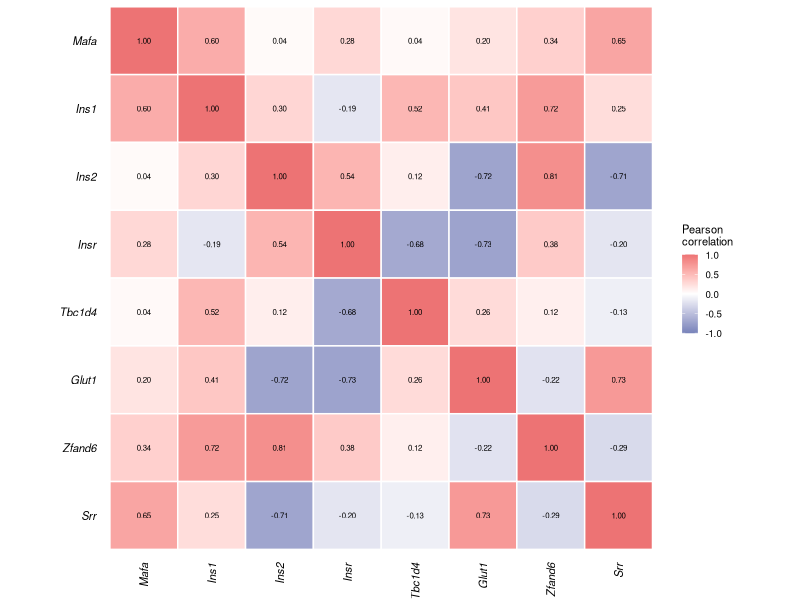

R code for this plot:
# ============================================================
# Pancreas Gene Correlation Analysis - Fig_2h
# Pearson Correlation Matrix between Genes
# Diabetologia Journal Submission
# Eight genes: Mafa, Ins1, Ins2, Insr, Tbc1d4, Glut1, Zfand6, Srr
# Data: Relative gene expression across all groups
# ============================================================

# 0) Clear workspace and set working directory
rm(list = ls())
# Set the working directory to this script's own folder before running
# (e.g. in RStudio: Session > Set Working Directory > To Source File Location)

# 1) Load required libraries
library(ggplot2)
library(dplyr)
library(tidyr)
library(reshape2)
library(corrplot)
library(Hmisc)
library(scales)

# 2) Define genes for analysis
genes_fig2h <- c("Mafa", "Ins1", "Ins2", "Insr", "Tbc1d4", "Glut1", "Zfand6", "Srr")

# ============================================================
# 3) Import and prepare data
# ============================================================
cat("\n=== LOADING PANCREAS GENE EXPRESSION DATA ===\n")
dat_raw <- read.csv("Fig_2ef_Pancreas_FoldChange_Data.csv", stringsAsFactors = FALSE)

dat <- dat_raw %>%
  filter(Gene %in% genes_fig2h) %>%
  select(Group, Gene, Relative_expression) %>%
  filter(!is.na(Relative_expression))

dat$Relative_expression <- ifelse(dat$Relative_expression == "ND", NA, dat$Relative_expression)
dat$Relative_expression <- as.numeric(dat$Relative_expression)

dat <- dat %>% filter(!is.na(Relative_expression))

cat("Total observations (after removing ND):", nrow(dat), "\n")
cat("Genes:", paste(genes_fig2h, collapse = ", "), "\n")
cat("\nSample sizes per gene:\n")
print(table(dat$Gene))

# ============================================================
# 4) Reshape data to wide format (samples × genes)
# ============================================================
cat("\n=== RESHAPING DATA FOR CORRELATION ANALYSIS ===\n")

dat <- dat %>%
  group_by(Gene, Group) %>%
  mutate(Sample_ID = paste(Group, row_number(), sep = "_")) %>%
  ungroup()

dat_wide <- dat %>%
  select(Sample_ID, Gene, Relative_expression) %>%
  pivot_wider(names_from = Gene, values_from = Relative_expression)

dat_matrix <- dat_wide %>%
  select(-Sample_ID) %>%
  select(all_of(genes_fig2h))

complete_samples <- sum(complete.cases(dat_matrix))
total_samples    <- nrow(dat_matrix)

cat("\nTotal samples:", total_samples, "\n")
cat("Complete cases (no NA):", complete_samples, "\n")

dat_matrix_complete <- dat_matrix[complete.cases(dat_matrix), ]

cat("Using", nrow(dat_matrix_complete), "complete samples for correlation analysis\n")

if (nrow(dat_matrix_complete) < 3) {
  stop("ERROR: Insufficient complete cases for correlation analysis (need at least 3)")
}

# ============================================================
# 5) Calculate Pearson correlation matrix with p-values
# ============================================================
cat("\n=== CALCULATING PEARSON CORRELATIONS ===\n")

cor_matrix <- cor(dat_matrix_complete, method = "pearson", use = "complete.obs")

cat("\nPearson correlation matrix:\n")
print(round(cor_matrix, 3))

cor_test <- rcorr(as.matrix(dat_matrix_complete), type = "pearson")

cor_r <- cor_test$r
cor_p <- cor_test$P
cor_n <- cor_test$n

cat("\nP-value matrix:\n")
print(round(cor_p, 4))

cat("\nSample size matrix (n per pair):\n")
print(cor_n)

# ============================================================
# 6) Prepare data for ggplot heatmap
# ============================================================
cat("\n=== PREPARING DATA FOR HEATMAP ===\n")

cor_melted <- melt(cor_r)
colnames(cor_melted) <- c("Gene1", "Gene2", "Correlation")

p_melted <- melt(cor_p)
colnames(p_melted) <- c("Gene1", "Gene2", "P_value")

n_melted <- melt(cor_n)
colnames(n_melted) <- c("Gene1", "Gene2", "N_pair")

plot_data <- cor_melted %>%
  left_join(p_melted, by = c("Gene1", "Gene2")) %>%
  left_join(n_melted, by = c("Gene1", "Gene2"))

plot_data <- plot_data %>%
  mutate(
    Signif = case_when(
      is.na(P_value)  ~ "",
      P_value < 0.001 ~ "***",
      P_value < 0.01  ~ "**",
      P_value < 0.05  ~ "*",
      TRUE            ~ "ns"
    ),
    Label = case_when(
      is.na(P_value) ~ sprintf("%.2f", Correlation),            # diagonal
      Signif == "ns" ~ sprintf("%.2f", Correlation),            # ns: r only
      TRUE           ~ sprintf("%s\n%.2f", Signif, Correlation) # sig: symbol on top
    )
  )

plot_data$Gene1 <- factor(plot_data$Gene1, levels = genes_fig2h)
plot_data$Gene2 <- factor(plot_data$Gene2, levels = rev(genes_fig2h))

cat("Heatmap data prepared\n")
cat("Range of correlations:", round(min(plot_data$Correlation), 3),
    "to", round(max(plot_data$Correlation), 3), "\n")

# ============================================================
# 7) Create correlation heatmap
# ============================================================
cat("\n=== GENERATING CORRELATION HEATMAP ===\n")

col_palette <- scale_fill_gradient2(
  low      = "#7883ba",
  mid      = "white",
  high     = "#ed7374",
  midpoint = 0,
  limits   = c(-1, 1),
  breaks   = seq(-1, 1, 0.5),
  name     = "Pearson\ncorrelation"
)

p_heatmap <- ggplot(plot_data, aes(x = Gene1, y = Gene2, fill = Correlation)) +
  geom_tile(color = "white", linewidth = 0.5) +
  geom_text(aes(label = Label), size = 2.0, color = "black", lineheight = 0.75) +
  col_palette +
  labs(x = NULL, y = NULL, title = NULL) +
  theme_classic() +
  theme(
    axis.text.x     = element_text(size = 8, colour = "black",
                                   angle = 90, hjust = 1, vjust = 0.5, face = "italic"),
    axis.text.y     = element_text(size = 8, colour = "black",
                                   angle = 0, hjust = 1, face = "italic"),
    axis.ticks      = element_blank(),
    axis.line       = element_blank(),
    legend.title    = element_text(size = 8),
    legend.text     = element_text(size = 7),
    legend.key.size = unit(0.4, "cm"),
    legend.position = "right",
    plot.margin     = margin(0, 0, 0, 0, "mm")
  ) +
  coord_fixed()

print(p_heatmap)

# ============================================================
# 8) Save plot
# ============================================================
cat("\n=== SAVING PLOT FILES ===\n")

ggsave(
  filename = "Fig_2h_Correlation_Matrix_Pancreas.png",
  plot     = p_heatmap,
  scale    = 1, width = 7.5, height = 5.7,
  units    = "cm", dpi = 600, limitsize = FALSE
)

ggsave(
  filename = "Fig_2h_Correlation_Matrix_Pancreas.svg",
  plot     = p_heatmap,
  scale    = 1, width = 7.5, height = 5.7,
  units    = "cm", limitsize = FALSE
)

cat("✓ Plots saved\n")

# ============================================================
# 9) Export correlation tables
# ============================================================
cat("\n=== EXPORTING CORRELATION TABLES ===\n")

cor_export <- data.frame(Gene = rownames(cor_r), round(cor_r, 3))
p_export   <- data.frame(Gene = rownames(cor_p), round(cor_p, 4))
n_export   <- data.frame(Gene = rownames(cor_n), cor_n)

write.csv(cor_export, "Fig_2h_Correlation_Matrix_Pancreas.csv",    row.names = FALSE)
write.csv(p_export,   "Fig_2h_PValue_Matrix_Pancreas.csv",         row.names = FALSE)
write.csv(n_export,   "Fig_2h_N_Matrix_Pancreas.csv",              row.names = FALSE)

pairwise_cor <- plot_data %>%
  filter(as.character(Gene1) < as.character(Gene2)) %>%
  select(Gene1, Gene2, N_pair, Correlation, P_value, Signif) %>%
  arrange(desc(abs(Correlation)))

write.csv(pairwise_cor, "Fig_2h_Pairwise_Correlations_Pancreas.csv", row.names = FALSE)

cat("\nPairwise correlations (sorted by absolute value):\n")
print(as.data.frame(pairwise_cor))

# ============================================================
# 10) Summary statistics
# ============================================================
cat("\n", rep("=", 70), "\n", sep = "")
cat("CORRELATION ANALYSIS SUMMARY - PANCREAS GENES\n")
cat(rep("=", 70), "\n", sep = "")

cat("\nNumber of samples used:", nrow(dat_matrix_complete), "\n")
cat("Number of genes:", ncol(dat_matrix_complete), "\n")
cat("Correlation method: Pearson\n")

sig_correlations <- pairwise_cor %>%
  summarise(
    Total    = n(),
    Sig_p001 = sum(P_value < 0.001, na.rm = TRUE),
    Sig_p01  = sum(P_value < 0.01,  na.rm = TRUE),
    Sig_p05  = sum(P_value < 0.05,  na.rm = TRUE),
    NonSig   = sum(P_value >= 0.05, na.rm = TRUE)
  )

cat("\nSignificance summary (", nrow(pairwise_cor), " pairwise comparisons):\n", sep = "")
cat("  p < 0.001 (***): ", sig_correlations$Sig_p001, "\n", sep = "")
cat("  p < 0.01  (**):  ", sig_correlations$Sig_p01,  "\n", sep = "")
cat("  p < 0.05  (*):   ", sig_correlations$Sig_p05,  "\n", sep = "")
cat("  p ≥ 0.05  (ns):  ", sig_correlations$NonSig,   "\n", sep = "")

cat("\nStrongest positive correlation:\n")
print(as.data.frame(pairwise_cor %>% filter(Correlation == max(Correlation))))

cat("\nStrongest negative correlation:\n")
print(as.data.frame(pairwise_cor %>% filter(Correlation == min(Correlation))))

cat("\n", rep("=", 70), "\n", sep = "")
cat("FILES GENERATED\n")
cat(rep("=", 70), "\n", sep = "")
cat("Figures:\n")
cat("  - Fig_2h_Correlation_Matrix_Pancreas.png (600 dpi, 7.5×5.7 cm)\n")
cat("  - Fig_2h_Correlation_Matrix_Pancreas.svg (vector format)\n")
cat("\nData tables:\n")
cat("  - Fig_2h_Correlation_Matrix_Pancreas.csv    (correlation coefficients)\n")
cat("  - Fig_2h_PValue_Matrix_Pancreas.csv         (p-values)\n")
cat("  - Fig_2h_N_Matrix_Pancreas.csv              (n per pair)\n")
cat("  - Fig_2h_Pairwise_Correlations_Pancreas.csv (pairwise results with n)\n")
cat("\nInterpretation:\n")
cat("  • Blue  = negative correlation\n")
cat("  • White = no correlation (r = 0)\n")
cat("  • Red   = positive correlation\n")
cat("  • Significance: ***p<0.001, **p<0.01, *p<0.05, ns = not significant\n")
cat("\nNote:\n")
cat("  • ND (not detected) values were excluded from analysis\n")
cat("  • Only complete cases (samples with data for all genes) were used\n")
cat(rep("=", 70), "\n", sep = "")
